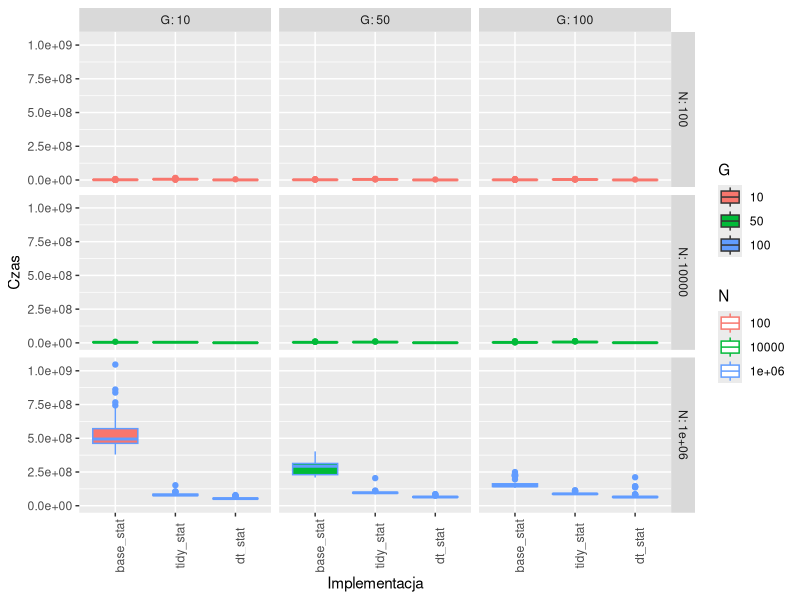

The R script that drew this image:
library(microbenchmark)
library(data.table)
library(tidyverse)

create_df <- function(N, G){
  data.frame(X = sample(LETTERS[1:G], N, replace = TRUE), Y = sample(1:N, N), W = rnorm(N), Z = rexp(N))
}

N <- c(10**2, 10**4, 10**6)
G <- c(10, 50, 100)
i <- 1
mbm_list <- list()

for (n in N){
  for (g in G){
    df <- create_df(n, g)
    dt <- as.data.table(df)
    tb <- as_tibble(df)
    
    mbm <- microbenchmark(
      base_stat = aggregate(. ~ X, FUN = median, data = df),
      tidy_stat = tb %>% group_by(X) %>% summarize_all(median),
      dt_stat = dt[ , lapply(.SD, median), by = X],
      times = 50
    )

    mbm_list[[i]] <- cbind(N = as.factor(n), G = as.factor(g), mbm)
    i <- i + 1
  }
}

mbm_all <- rbindlist(mbm_list)

ggplot(mbm_all, aes(expr, time)) +
  facet_grid(vars(N), vars(G), labeller = label_both) +
  geom_boxplot(aes(col=N, fill=G)) +
  xlab('Implementacja') +
  ylab('Czas') +
  theme(axis.text.x = element_text(angle = 90))
